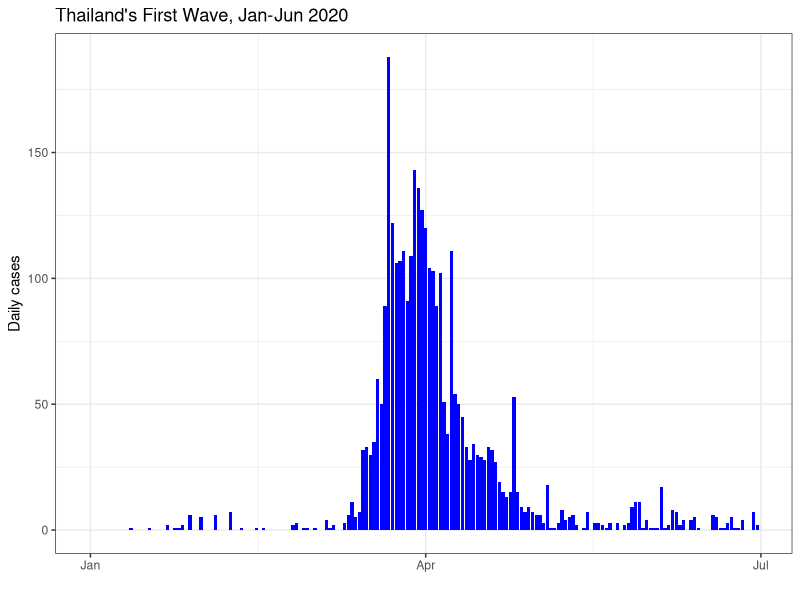
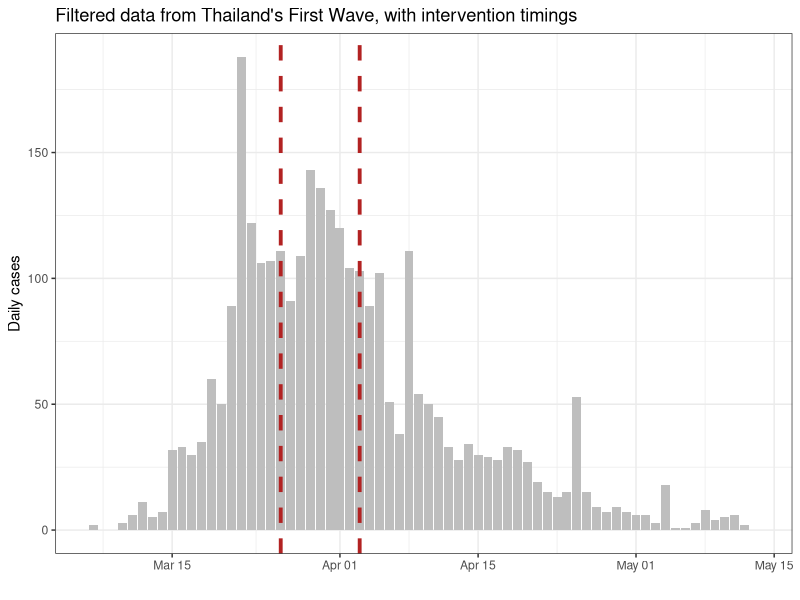
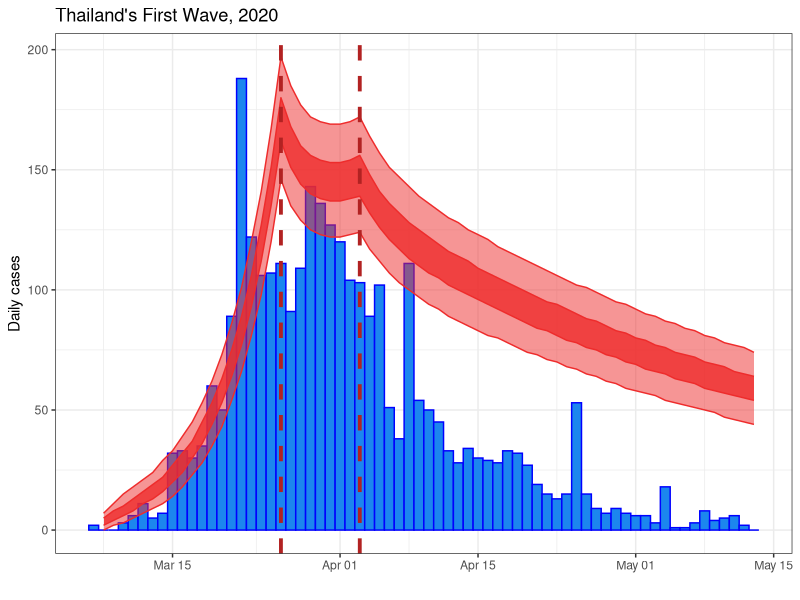
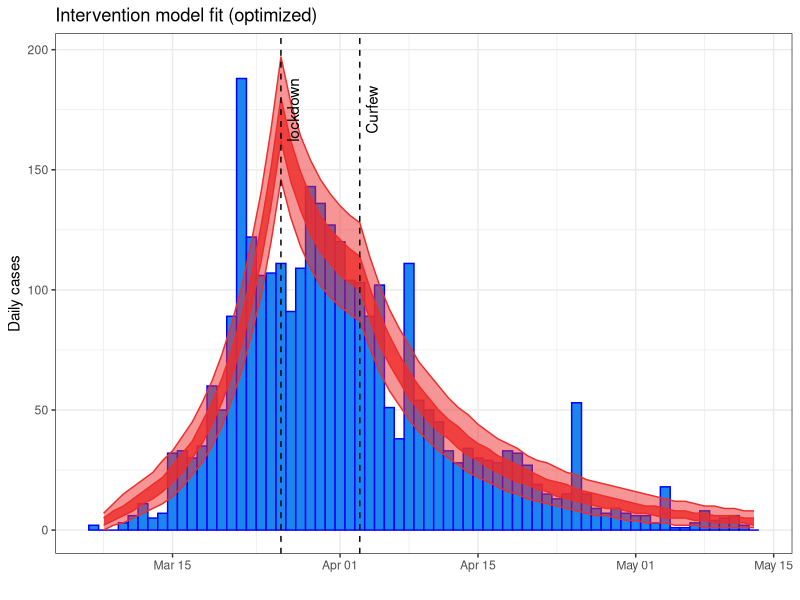

These charts were generated, in order, by the following R code:
## ---- chunk 1
knitr::opts_chunk$set(
    fig.align = "center"
)
## ---- chunk 2
library(dplyr)
library(deSolve)
library(ggplot2)
## ---- chunk 3
first_wave <- read.csv("first_wave_TH.csv", colClasses = c("Date", "numeric", "numeric"))
first_wave$Date <- as.Date(first_wave$Date, format = "%Y-%m-%d")

ggplot(first_wave, aes(x = Date, y = Cases)) +
    geom_col(fill = "blue") +
    ylab("Daily cases") +
    xlab("") +
    ggtitle("Thailand's First Wave, Jan-Jun 2020") +
    theme_bw() 
## ---- chunk 4
fitting_start_date <- as.Date("2020-03-07") # start of fitting window
emergency_start_date <- as.Date("2020-03-26") # Start of Emergency declaration
curfew_start_date <- as.Date("2020-04-03") # Start of Curfew
fitting_end_date <- as.Date("2020-05-13") # end of fitting window
## ---- chunk 5
outbreak <- first_wave %>%
    filter(Date >= fitting_start_date, Date <= fitting_end_date)

# Visual check of the filtered outbreak data and intervention times
ggplot(outbreak, aes(x = Date, y = Cases)) +
    geom_col(fill = "gray") +
    ylab("Daily cases") +
    xlab("") +
    ggtitle("Filtered data from Thailand's First Wave, with intervention timings") +
    theme_bw() +
    geom_vline(xintercept = emergency_start_date, colour='firebrick', 
               linetype='dashed', size=1.3) +
    geom_vline(xintercept = curfew_start_date, colour='firebrick', 
               linetype='dashed', size=1.3)
## ---- chunk 6
parameters <- c(
    R0 = 3.970588, # from the NM fitting session
    latent_period = 5, # Rounded from Trauer, J.M., Lydeamore, M.J., Dalton, G.W. et al. Understanding how Victoria, Australia gained control of its second COVID-19 wave. Nat Commun 12, 6266 (2021). https://doi.org/10.1038/s41467-021-26558-4
    infectious_period = 6, # Rounded from Trauer et al
    emergency_efficacy = 0.70, # guess, assuming R_interventions = (1-efficacy) * R0
    curfew_efficacy = 0.80 # guess
)
## ---- chunk 7
# Initial conditions
Total_population <- 6.6e7 # Roughly population of Thailand
Initial_exposed <- 0 # Simplifying assumption
Initial_infectious <- 30.356868 # from the NM fitting session
Initial_recovered <- 0 # simplifying assumption
Initial_susceptible <- Total_population - Initial_exposed - Initial_infectious - Initial_recovered


# State variables
state <- c(
    Susceptible = Initial_susceptible,
    Exposed = Initial_exposed,
    Infectious = Initial_infectious,
    Recovered = Initial_recovered
)

# Time window
times <- seq(fitting_start_date, fitting_end_date, by = 1)
## ---- chunk 8
COVID.intervention <- function(t, state, parameters) {
    with(as.list(c(state, parameters)), {

        # Calculate the total population size
        Total_population <- Susceptible + Exposed + Infectious + Recovered

        # Calculate intervention efficacy
        if (t < as.numeric(emergency_start_date - fitting_start_date)) {
            intervention_efficacy <- 0
        } else if (t >= as.numeric(emergency_start_date - fitting_start_date) &&
            t < as.numeric(curfew_start_date - fitting_start_date)) {
            intervention_efficacy <- emergency_efficacy
        } else {
            intervention_efficacy <- curfew_efficacy
        }


        # Calculate the new reproduction number in the presence of interventions
        R_interventions <- (1 - intervention_efficacy) * R0 # assuming everyone starts susceptible

        # Calculate the average force of infection imposed on each susceptible individual
        force_of_infection <- R_interventions * Infectious / (Total_population * infectious_period)

        # Calculate the net (instantaneous) change in each state variable
        Susceptible_change <- -force_of_infection * Susceptible
        Exposed_change <- force_of_infection * Susceptible - Exposed / latent_period
        Infectious_change <- Exposed / latent_period - Infectious / infectious_period
        Recovered_change <- Infectious / infectious_period

        # Return net changes as list
        return(list(
            c(
                Susceptible_change,
                Exposed_change,
                Infectious_change,
                Recovered_change
            )
        ))
    })
}
## ---- chunk 9
# Wrapper function to solve model and tidy up output
solve.intervention.model <- function(y_ = state,
                                     times_ = times,
                                     func. = COVID.intervention,
                                     parms_ = parameters) {
    out <- ode(
        y = y_,
        times = as.numeric(times_ - times_[1]),
        func = func.,
        parms = parms_
    )


    # Calculate the prevalence, incidence and cumulative incidence (for comparison with data)
    out <- as.data.frame(out) %>%
        mutate(
            Incidence = Exposed / parms_["latent_period"],
            Cumulative_incidence = cumsum(Incidence),
            Population = Susceptible + Exposed + Infectious + Recovered,
            Prevalence = (Exposed + Infectious)/Population,
            Date = times_
        )

    return(as.data.frame(out))
}
## ---- chunk 10
# Run the model for out initial set of parameters
out_init <- solve.intervention.model()


# Make sure to add observational uncertainty
out_init <- out_init %>%
    mutate(
        lower50 = qpois(p = 0.25, lambda = Incidence), # 50% confidence interval (i.e., 25 - 75th centiles)
        upper50 = qpois(p = 0.75, lambda = Incidence),
        lower95 = qpois(p = 0.025, lambda = Incidence), # 95% confidence interval (i.e., 2.5 - 97.5th centiles)
        upper95 = qpois(p = 0.975, lambda = Incidence)
    )

# Plot initial estimate
ggplot(outbreak) +
    geom_col(aes(x = Date, y = Cases), width = 1, fill = "dodgerblue2", colour = "blue") +
    geom_ribbon(
        data = out_init[-1, ], aes(x = Date, ymin = lower50, ymax = upper50),
        fill = "firebrick2", colour = "firebrick2", alpha = 0.8
    ) +
    geom_ribbon(
        data = out_init[-1, ], aes(x = Date, ymin = lower95, ymax = upper95),
        fill = "firebrick2", colour = "firebrick2", alpha = 0.5
    ) +
    ylab("Daily cases") +
    xlab("") +
    ggtitle("Thailand's First Wave, 2020") +
    theme_bw()+
    geom_vline(xintercept = emergency_start_date, colour='firebrick', 
               linetype='dashed', size=1.3) +
    geom_vline(xintercept = curfew_start_date, colour='firebrick', 
               linetype='dashed', size=1.3)
## ---- chunk 11
logit <- function(x) {
    return(log(x / (1 - x)))
}

# And its inverse
inverse.logit <- function(x) {
    return(exp(x) / (1 + exp(x)))
}
## ---- chunk 12
negative.log.likelihood <- function(transformed_parameters, # assumes logit form of parameters -- per Wednesday arvo session
                                    data = outbreak$Cases[-1],
                                    state_ = state,
                                    times_ = times,
                                    func. = COVID.intervention, # note this is our ode solver
                                    parms_base = parameters) {

    # Back-transform model parameters (inverse logit)
    parms_base[c("emergency_efficacy", "curfew_efficacy")] <-
        inverse.logit(transformed_parameters[c("emergency_efficacy", "curfew_efficacy")])

    # Solve model with updated parameters
    out <- solve.intervention.model(
        state_,
        times_,
        func.,
        parms_base
    )

    return(-sum(dpois(
        x = data,
        lambda = out$Incidence[-1],
        log = TRUE
    ))) # Poisson observation model
}
## ---- chunk 13
init_parameters <- c(logit(parameters[c(
    "emergency_efficacy",
    "curfew_efficacy"
)]))

# Calculate initial negative log-likelihood
negative.log.likelihood(init_parameters)
negative_log_likelihood_initial <- -sum(dpois(
    x = outbreak$Cases[-1],
    lambda = out_init$Incidence[-1], # This is from the previous section!
    log = TRUE
))
negative_log_likelihood_initial
## ---- chunk 14
optim_NM <- optim(
    par = init_parameters,
    fn = negative.log.likelihood,
    method = "Nelder-Mead",
    hessian = TRUE
)

# Check for convergence
optim_NM$convergence # 0 - converged; nonzero - failed

# Back-transform parameters
c(inverse.logit(optim_NM$par[c(
    "emergency_efficacy",
    "curfew_efficacy"
)]))

# Inspect the optimal negative log-likelihood
optim_NM$value
## ---- chunk 15
optimal_parameters <- parameters
optimal_parameters[c(
    "emergency_efficacy",
    "curfew_efficacy"
)] <- inverse.logit(optim_NM$par[c(
    "emergency_efficacy",
    "curfew_efficacy"
)])



# Solve the model given the optimal parameters and initial conditions
optimal_solution <- solve.intervention.model(
    y_ = state,
    times_ = times,
    func. = COVID.intervention,
    parms = optimal_parameters
)


# Calculate the observational confidence intervals
optimal_solution <- optimal_solution %>%
    mutate(
        lower50 = qpois(p = 0.25, lambda = Incidence), # 50% confidence interval (i.e., 25 - 75th centiles)
        upper50 = qpois(p = 0.75, lambda = Incidence),
        lower95 = qpois(p = 0.025, lambda = Incidence), # 95% confidence interval (i.e., 2.5 - 97.5th centiles)
        upper95 = qpois(p = 0.975, lambda = Incidence)
    )

ggplot(outbreak) +
    geom_col(
        aes(x = Date, y = Cases),
        width = 1.0,
        fill = "dodgerblue2",
        colour = "blue"
    ) +
    geom_ribbon(
        data = optimal_solution[-1, ],
        aes(x = Date, ymin = lower50, ymax = upper50),
        fill = "firebrick2", colour = "firebrick2", alpha = 0.8
    ) +
    geom_ribbon(
        data = optimal_solution[-1, ],
        aes(x = Date, ymin = lower95, ymax = upper95),
        fill = "firebrick2", colour = "firebrick2", alpha = 0.5
    ) +
    ylab("Daily cases") +
    xlab("") +
    ggtitle("Intervention model fit (optimized)") +
    geom_vline(
        aes(xintercept = emergency_start_date),
        linetype = "dashed"
    ) +
    geom_vline(
        aes(xintercept = curfew_start_date),
        linetype = "dashed"
    ) +
    annotate(
        geom = "text",
        label = c("lockdown", "Curfew"),
        x = c(emergency_start_date, curfew_start_date),
        y = c(175, 175),
        angle = 90,
        vjust = 1.5
    ) +
    theme_bw()
## ---- chunk 16
covar_matrix <- solve(optim_NM$hessian)
std_errors <- sqrt(diag(covar_matrix))
estimates_transformed <- data.frame(
    estimate = optim_NM$par,
    std_error = std_errors
) %>%
    dplyr::mutate(
        lower95CI = estimate - 1.96 * std_error,
        upper95CI = estimate + 1.96 * std_error
    )
estimates_transformed

# Back-transform estimates and confidence intervals
estimates <- inverse.logit(estimates_transformed[, -2])
estimates
